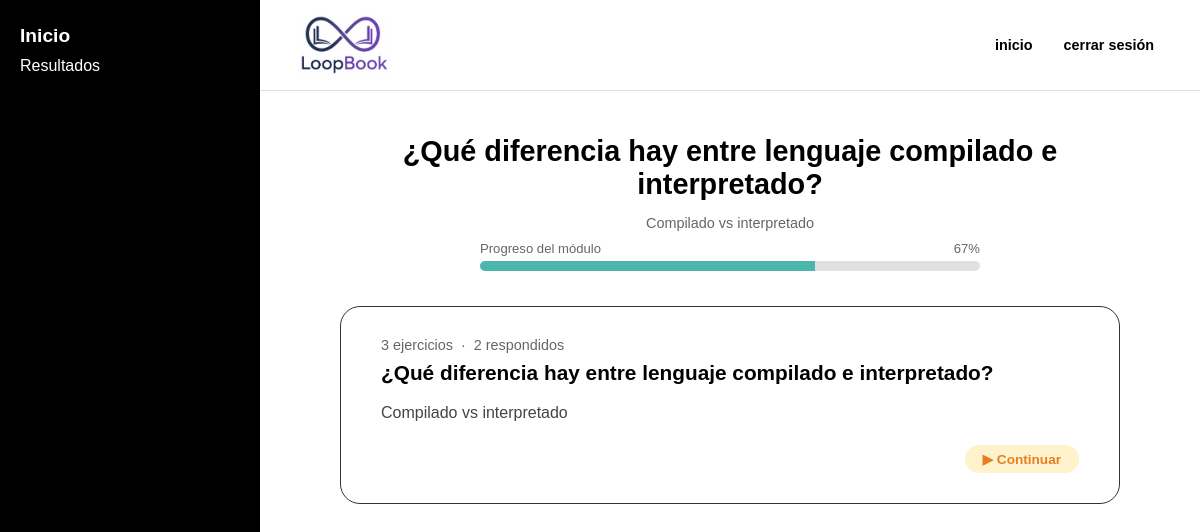
/Backend/Temas.php?modulo=2 (signed in), run on the app's committed database.
### tables this page shows
CREATE TABLE `modulos` (
  `id_modulo` int(11) NOT NULL,
  `id_curso` int(11) NOT NULL,
  `nombre` varchar(150) NOT NULL,
  `descripcion` text DEFAULT NULL,
  `orden` int(11) NOT NULL
);

### Backend/Temas.php (the view, shortened to what this page needs)
<?php
require_once __DIR__ . "/conexion.php";
$id_usuario    = $_SESSION["id_usuario"];
$id_modulo_sel = isset($_GET["modulo"]) ? (int)$_GET["modulo"] : 0;
$stmtMod = $pdo->prepare("
    SELECT m.id_modulo, m.nombre, m.descripcion, c.nombre AS nombre_curso
    FROM modulos m
    JOIN curso c ON m.id_curso = c.id_curso
    WHERE m.id_modulo = ?
");
$stmtMod->execute([$id_modulo_sel]);
$modulo = $stmtMod->fetch(PDO::FETCH_ASSOC);
$stmtEj = $pdo->prepare("SELECT DISTINCT id_ejercicio FROM ejercicios WHERE id_modulo = ?");
$stmtEj->execute([$id_modulo_sel]);
$ejercicios = $stmtEj->fetchAll(PDO::FETCH_COLUMN);
$total_ej = count($ejercicios);
$total_comp = 0;
if ($total_ej > 0) {
    $ph = implode(",", array_fill(0, $total_ej, "?"));
    $stmtComp = $pdo->prepare("
        SELECT COUNT(DISTINCT id_ejercicio) FROM respuesta_abierta
        WHERE id_usuario = ? AND id_ejercicio IN ($ph)
    ");
    $stmtComp->execute(array_merge([$id_usuario], $ejercicios));
    $total_comp = (int) $stmtComp->fetchColumn();
}
$total_comp = min($total_comp, $total_ej);
$pct_modulo = $total_ej > 0 ? round(($total_comp / $total_ej) * 100) : 0;
?>
<!DOCTYPE html>
<html lang="es">
<head>
</head>
<body>
<aside class="sidebar">
    <h2 onclick="window.location.href='Cursos.php'">Inicio</h2>
    <p onclick="window.location.href='Cursos.php'">Resultados</p>
</aside>
<main class="main-content">
    <header class="header">
        <div class="logo"><img src="loopbook_logo.png" alt="LoopBook"></div>
        <nav class="top-nav">
            <span onclick="window.location.href='Cursos.php'">inicio</span>
            <form method="POST" action="cerrarSesion.php" style="margin:0;">
                <button type="submit" class="btn-cerrar">cerrar sesión</button>
            </form>
        </nav>
    </header>
    <section class="lessons-container">
        <h1 class="section-title"><?= htmlspecialchars($modulo["nombre"]) ?></h1>
        <p class="section-sub"><?= htmlspecialchars($modulo["descripcion"]) ?></p>
        <div class="modulo-progreso">
            <div class="prog-info">
                <span>Progreso del módulo</span>
                <span id="pct-label">0%</span>
            </div>
            <div class="prog-bar">
                <div class="prog-fill <?= $pct_modulo >= 100 ? 'done' : '' ?>" id="prog-fill"></div>
            </div>
        </div>
        <?php if ($total_ej === 0): ?>
            <p style="color:#999; font-style:italic;">No hay ejercicios disponibles para este módulo aún.</p>
        <?php else: ?>
            <a class="lesson-card <?= $pct_modulo >= 100 ? 'completada' : '' ?>"
               href="actividades.php?modulo=<?= $id_modulo_sel ?>">
                <div class="lesson-number">
                    <?= $total_ej ?> ejercicio<?= $total_ej !== 1 ? 's' : '' ?> &nbsp;·&nbsp;
                    <?= $total_comp ?> respondido<?= $total_comp !== 1 ? 's' : '' ?>
                </div>
                <h2 class="lesson-title"><?= htmlspecialchars($modulo["nombre"]) ?></h2>
                <p class="lesson-text"><?= htmlspecialchars($modulo["descripcion"]) ?></p>
                <div class="card-footer">
                    <?php if ($pct_modulo >= 100): ?>
                        <span class="estado-lec hecha">✔ Completado</span>
                    <?php elseif ($pct_modulo > 0): ?>
                        <span class="estado-lec progreso">▶ Continuar</span>
                    <?php else: ?>
                        <span class="estado-lec nueva">→ Comenzar</span>
                    <?php endif; ?>
                </div>
            </a>
        <?php endif; ?>
    </section>
</main>
</body>
</html>

### Backend/Temas.php (style rules this page uses)
:root { --sidebar-width: 220px; }
body { margin: 0; font-family: Arial, sans-serif; display: flex; height: 100vh; }
.sidebar { width: var(--sidebar-width); background-color: black; color: white; padding: 25px 20px; flex-shrink: 0; }
.sidebar h2 { margin: 0 0 10px 0; font-size: 1.2rem; cursor: pointer; }
.sidebar p { margin: 5px 0; font-size: 1rem; cursor: pointer; }
.main-content { flex-grow: 1; display: flex; flex-direction: column; overflow-y: auto; }
.header { display: flex; justify-content: space-between; align-items: center; padding: 15px 40px; border-bottom: 1px solid #ddd; }
.logo img { height: 60px; display: block; }
.top-nav { display: flex; gap: 25px; align-items: center; }
.top-nav span { font-weight: bold; font-size: 0.9rem; cursor: pointer; }
.lessons-container { padding: 20px 60px; max-width: 900px; margin: 0 auto; width: 100%; box-sizing: border-box; text-align: center; }
.section-title { font-size: 1.8rem; margin-bottom: 10px; }
.section-sub { color: #666; font-size: 0.9rem; margin-bottom: 10px; }
.modulo-progreso { margin: 0 auto 35px auto; max-width: 500px; }
.prog-info { display: flex; justify-content: space-between; font-size: 0.82rem; color: #666; margin-bottom: 5px; }
.prog-bar { background: #e0e0e0; height: 10px; border-radius: 5px; overflow: hidden; }
.prog-fill { background: #4db6ac; height: 100%; transition: width 1s ease-in-out; }
.lesson-card { border: 1.5px solid #333; border-radius: 20px; padding: 30px 40px; margin-bottom: 30px; text-align: left; cursor: pointer; text-decoration: none; color: inherit; display: block; transition: box-shadow 0.2s, border-color 0.2s; }
.lesson-number { font-size: 0.9rem; color: #666; margin-bottom: 8px; }
.lesson-title { font-size: 1.3rem; font-weight: bold; margin: 0 0 12px 0; }
.lesson-text { font-size: 1rem; line-height: 1.5; color: #444; margin-bottom: 20px; }
.card-footer { display: flex; justify-content: flex-end; align-items: center; }
.estado-lec { font-size: 0.85rem; font-weight: bold; padding: 6px 18px; border-radius: 20px; }
.estado-lec.progreso { background: #fff3cd; color: #e67e22; }
.btn-cerrar { background: none; border: none; cursor: pointer; font-weight: bold; font-size: 0.9rem; }

### data on the page
modulos: nombre "¿Qué diferencia hay entre lenguaje compilado e interpretado?", descripcion "Compilado vs interpretado"

### other printed values
$total_ej "3"
$total_comp "2"
